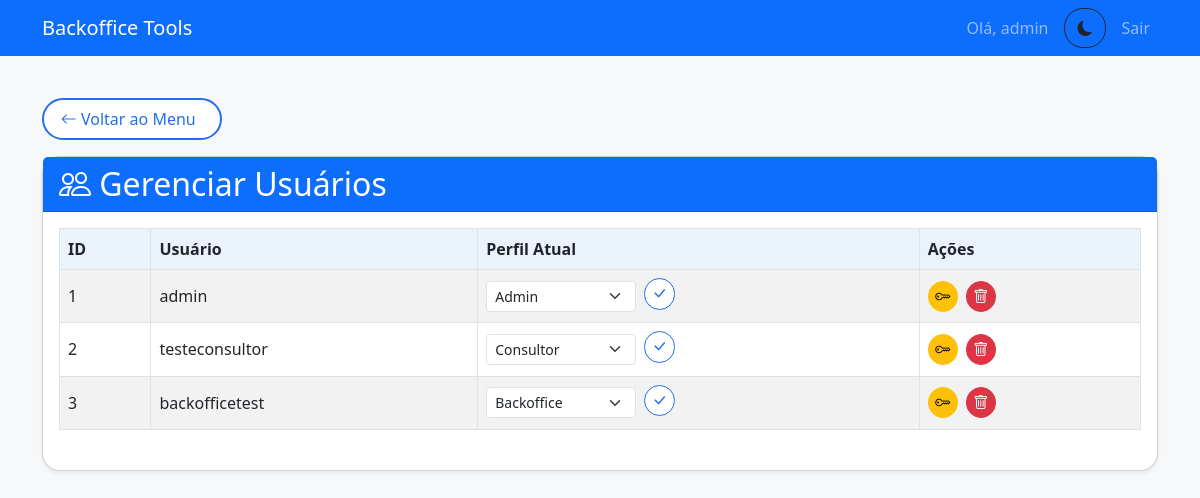
/manage_users (signed in), run on an earlier commit of the app's database.
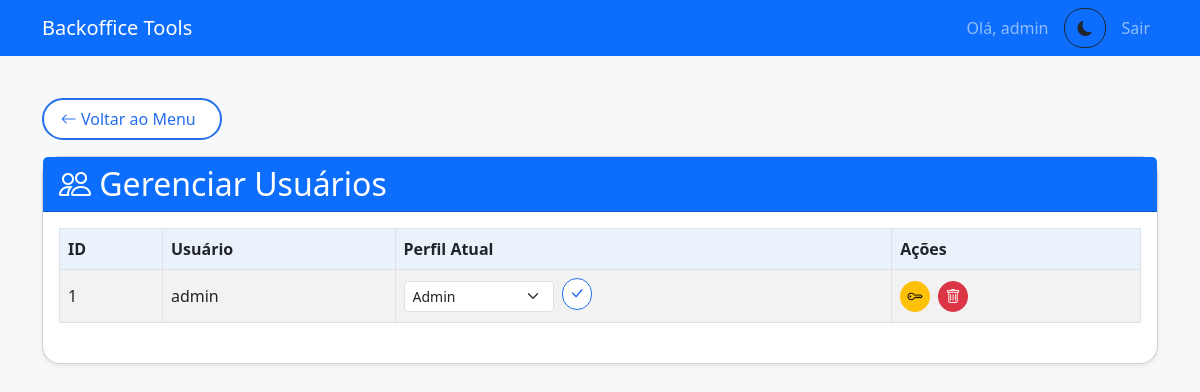
And on a later commit of the database.
### models.py (models this page shows, shortened)
class User(db.Model):
    id = db.Column(db.Integer, primary_key=True)
    username = db.Column(db.String(80), unique=True, nullable=False)
    password_hash = db.Column(db.String(128), nullable=False)
    role_id = db.Column(db.Integer, db.ForeignKey('role.id'), nullable=False)
    role = db.relationship('Role', backref=db.backref('users', lazy=True))

class Role(db.Model):
    id = db.Column(db.Integer, primary_key=True)
    name = db.Column(db.String(80), unique=True, nullable=False)
    can_view_all = db.Column(db.Boolean, default=False)
    can_edit_all = db.Column(db.Boolean, default=False)
    can_upload_all = db.Column(db.Boolean, default=False)
    can_access_pleitos = db.Column(db.Boolean, default=False)
    can_edit_pleitos = db.Column(db.Boolean, default=False)
    can_access_cancelamento = db.Column(db.Boolean, default=False)
    can_access_monitor_juridico = db.Column(db.Boolean, default=False)
    can_edit_monitor_juridico = db.Column(db.Boolean, default=False)
    can_access_sla = db.Column(db.Boolean, default=False)
    can_edit_sla = db.Column(db.Boolean, default=False)
    can_access_correcao_valores = db.Column(db.Boolean, default=False)
    can_edit_correcao_valores = db.Column(db.Boolean, default=False)
    can_access_consulta_cnpj = db.Column(db.Boolean, default=False)
    can_access_logs = db.Column(db.Boolean, default=False)
    can_manage_users = db.Column(db.Boolean, default=False)

### app.py (the view, shortened to what this page needs)
@app.route('/manage_users', methods=['GET', 'POST'])
@permission_required('can_manage_users') # Apenas Admin pode gerenciar usuários
def manage_users():
    users = User.query.options(db.joinedload(User.role)).all() # Carrega usuários com suas roles
    roles = Role.query.all() # Para o dropdown de roles
    return render_template('manage_users.html', users=users, roles=roles)

### app.py (called while the page is built)
def permission_required(permission_name):
    def decorator(f):
        @wraps(f)
        def decorated_function(*args, **kwargs):
            if 'username' not in session:
                flash('Você precisa estar logado para acessar esta funcionalidade.', 'danger')
                return redirect(url_for('login'))
            user = User.query.filter_by(username=session['username']).first()
            if user and hasattr(user.role, permission_name) and getattr(user.role, permission_name):
                return f(*args, **kwargs)
            else:
                flash('Você não tem permissão para realizar esta ação ou acessar esta página.', 'danger')
                return redirect(url_for('menu')) # Ou abort(403)
        return decorated_function
    return decorator

### templates/manage_users.html (shortened to what this page needs)
{% extends "base.html" %}
{% block content %}
<a href="{{ url_for('menu') }}" class="btn btn-outline-primary mb-3">
    <i class="bi bi-arrow-left"></i> Voltar ao Menu
</a>
<div class="card shadow-sm">
    <div class="card-header bg-primary text-white">
        <h2 class="mb-0">
            <i class="bi bi-people"></i> Gerenciar Usuários
        </h2>
    </div>
    <div class="card-body">
        <div class="table-responsive">
            <table class="table table-striped table-bordered align-middle">
                <thead>
                    <tr>
                        <th>ID</th>
                        <th>Usuário</th>
                        <th>Perfil Atual</th>
                        <th>Ações</th>
                    </tr>
                </thead>
                <tbody>
                    {% for user_item in users %}
                    <tr>
                        <td>{{ user_item.id }}</td>
                        <td>{{ user_item.username }}</td>
                        <td>
                            <form action="{{ url_for('manage_users') }}" method="POST" class="d-flex align-items-center">
                                <select name="new_role_id" class="form-select form-select-sm me-2" style="max-width: 150px;">
                                    {% for role_item in roles %}
                                        <option value="{{ role_item.id }}" {% if user_item.role_id == role_item.id %}selected{% endif %}>
                                            {{ role_item.name }}
                                        </option>
                                    {% endfor %}
                                </select>
                                <button type="submit" class="btn btn-outline-primary btn-sm" title="Alterar Perfil">
                                    <i class="bi bi-check-lg"></i>
                                </button>
                            </form>
                        </td>
                        <td>
                            <form action="{{ url_for('manage_users') }}" method="POST" class="d-inline-block me-1">
                                <button type="submit" class="btn btn-warning btn-sm" title="Redefinir Senha">
                                    <i class="bi bi-key"></i>
                                </button>
                            </form>
                            <button type="button" class="btn btn-danger btn-sm" title="Excluir Usuário"
                                data-bs-toggle="modal" data-bs-target="#confirmDeleteModal"
                                data-user-id="{{ user_item.id }}"
                                data-username="{{ user_item.username }}">
                                <i class="bi bi-trash"></i>
                            </button>
                        </td>
                    </tr>
                    {% endfor %}
                </tbody>
            </table>
        </div>
    </div>
</div>
{% endblock %}

### templates/base.html (shortened to what this page needs)
<!DOCTYPE html>
<html lang="pt-BR">
<head>
    <link href="https://cdn.jsdelivr.net/npm/bootstrap@5.3.0/dist/css/bootstrap.min.css" rel="stylesheet">
    <link rel="stylesheet" href="https://cdn.jsdelivr.net/npm/bootstrap-icons@1.8.0/font/bootstrap-icons.css">
    <link rel="stylesheet" href="{{ url_for('static', filename='styles.css') }}">
</head>
<body class="{% if request.path == url_for('login') %}login-page{% endif %}">
    {% if 'username' in session or request.path == url_for('login') %}
    <nav class="navbar navbar-expand-lg navbar-dark bg-primary">
        <div class="container">
            <a class="navbar-brand" href="{{ url_for('home') }}">Backoffice Tools</a>
            <div class="navbar-nav ms-auto">
                {% if 'username' in session %}
                    <span class="navbar-text me-3">Olá, {{ session['username'] }}</span>
                    <button id="darkModeToggle" class="btn btn-sm {% if body_classes and 'dark-mode' in body_classes %}btn-outline-light{% else %}btn-outline-dark{% endif %} me-2">
                        <i class="bi {% if body_classes and 'dark-mode' in body_classes %}bi-sun-fill{% else %}bi-moon-fill{% endif %}"></i>
                    </button>
                    <a class="nav-link" href="{{ url_for('logout') }}">Sair</a>
                {% else %}
                    <button id="darkModeToggle" class="btn btn-sm btn-outline-light me-2">
                        <i class="bi bi-moon-fill"></i>
                    </button>
                {% endif %}
            </div>
        </div>
    </nav>
    {% endif %}
    <div class="container mt-4">
        {% block content %}{% endblock %}
    </div>
</body>
</html>

### static/styles.css (style rules this page uses)
body { background-color: #f6f8fa; font-family: 'Segoe UI', Arial, sans-serif; }
.card { border-radius: 18px; box-shadow: 0 2px 12px rgba(50, 60, 100, 0.07); }
.card-header { border-radius: 18px 18px 0 0; font-size: 1.15rem; font-weight: 500; }
.table thead th { background-color: #eaf2fb; font-size: 1rem; }
.table td, .table th { vertical-align: middle; }
.btn, .btn-primary, .btn-outline-primary, .btn-outline-info, .btn-outline-success, .btn-outline-warning, .btn-outline-secondary { border-radius: 1.2rem !important; font-weight: 500; font-size: 0.97rem; transition: background 0.18s; box-shadow: none !important; }
.btn-primary, .btn-outline-primary { background-color: #246dec; border-color: #246dec; color: #fff !important; }
.btn-sm { padding: 0.22rem 0.75rem; font-size: 0.94rem; border-radius: 1.2rem; }
a.btn-outline-primary.mb-3 { font-size: 1rem; padding: 0.44rem 1.5rem 0.44rem 1.05rem; border-radius: 1.7rem !important; margin-bottom: 1.3rem; margin-top: 1.1rem; background: #fff; font-weight: 500; border: 2px solid #246dec; color: #246dec !important; transition: background 0.13s, color 0.13s; }
.btn-edit-feriados, #btnFeriados, .btn-modal, .btn-outline-primary { background: #fff; color: #246dec !important; border: 1.5px solid #246dec; border-radius: 1.2rem !important; font-weight: 500; padding: 0.3rem 1.1rem; font-size: 0.97rem; margin-bottom: 0.3em; transition: background .15s, color .15s; }
.table-responsive { padding-bottom: 0.5em; }
.btn-outline-primary, .btn-primary, .btn-warning, .btn-success, .btn-secondary { min-width: 120px; }
.table .btn { min-width: 28px; padding: 0.2rem 0.4rem; }

### templates/base.html (style rules this page uses)
:root { --bg-light: #f8f9fa; --text-light: #212529; --card-light: #ffffff; --primary-light: #0d6efd; --secondary-light: #6c757d; --bg-dark: #121212; --text-dark: #e0e0e0; --card-dark: #1e1e1e; --primary-dark: #1a4b8c; --secondary-dark: #495057; }

What changed in the data, as far as the page shows it:
removed User: id "2", username "testeconsultor", new_role_id "Consultor"
removed User: id "3", username "backofficetest", new_role_id "Backoffice"
